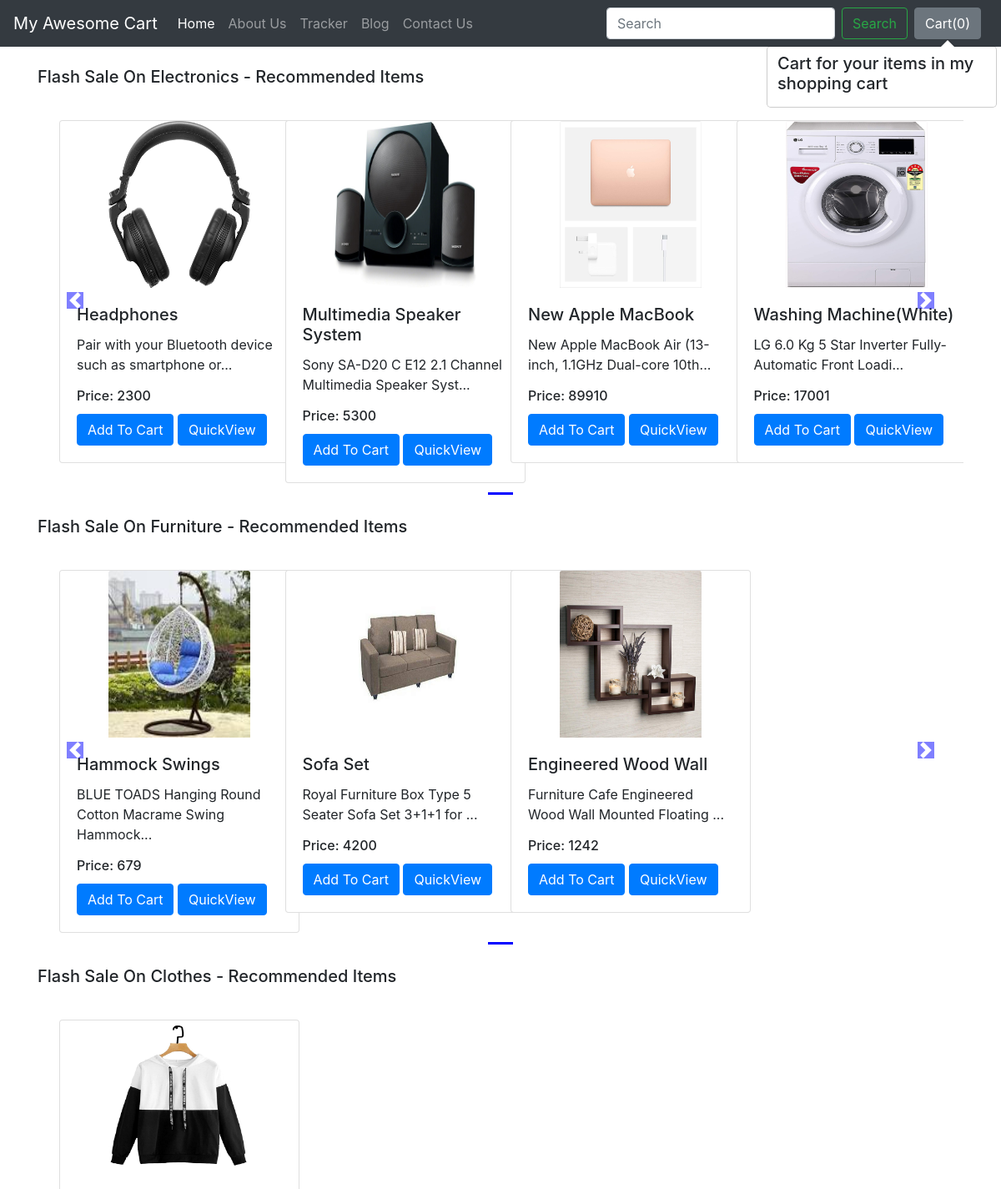
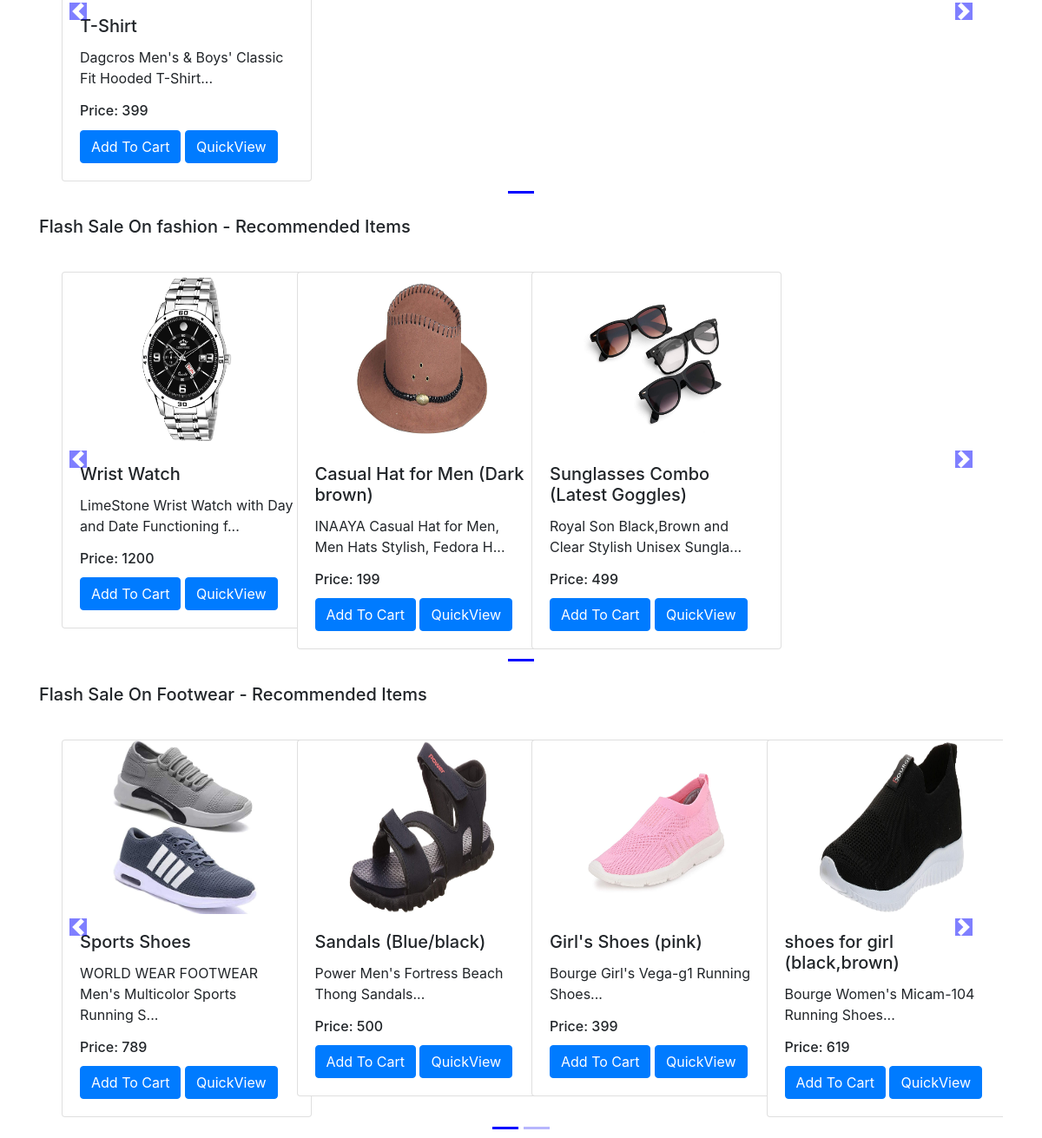
The app's page /shop/ with its own data (2 pictures, top to bottom).
### shop/views.py (the view)
# urls.py: path('', views.index)
def index(request):
    allProds = []
    catprods = Product.objects.values('category', 'id')
    cats = {item['category'] for item in catprods}
    for cat in cats:
        prod = Product.objects.filter(category=cat)
        n = len(prod)
        nSlides = n // 4 + ceil((n / 4) - (n // 4))
        allProds.append([prod, range(1, nSlides), nSlides])
    params = {'allProds':allProds}
    return render(request, 'shop/index.html', params)

### shop/templates/shop/index.html (shortened to what this page needs)
{% extends 'shop/basic.html' %}
{% block body %}
{% load static %}
<div class="container">
    {% for product, range, nSlides in allProds %}
    <h5 class="my-4">Flash Sale On {{product.0.category}} - Recommended Items</h5>
    <div class="row">
        <div id="demo{{forloop.counter}}" class="col carousel slide my-3" data-ride="carousel">
            <ul class="carousel-indicators">
                <li data-target="#demo{{forloop.counter}}" data-slide-to="0" class="active"></li>
                {% for i in range %}
                <li data-target="#demo{{forloop.parentloop.counter}}" data-slide-to="{{i}}"></li>
                {% endfor %}
            </ul>
            <div class="container carousel-inner no-padding">
                <div class="carousel-item active">
                    {% for i in product %}
                    <div class="col-xs-3 col-sm-3 col-md-3">
                        <div class="card align-items-center" style="width: 18rem;">
                            <img src='/media/{{i.image}}' class="card-img-top" alt="...">
                            <div class="card-body">
                                <h5 class="card-title" id="namepr{{i.id}}">{{i.product_name}}</h5>
                                <p class="card-text">{{i.desc|slice:"0:53"}}...</p>
                                <h6 class="card-title" >Price: <span id="pricepr{{i.id}}">{{i.price}}</span></h6>
                                <span id="divpr{{i.id}}" class="divpr">
                                    <button id="pr{{i.id}}" class="btn btn-primary cart">Add To Cart</button>
                                </span>
                                <a href="/shop/products/{{i.id}}"><button id="qv{{i.id}}" class="btn btn-primary cart">QuickView</button></a>
                            </div>
                        </div>
                    </div>
                    {% if forloop.counter|divisibleby:4 and forloop.counter > 0 and not forloop.last %}
                </div>
                <div class="carousel-item">
                    {% endif %}
                    {% endfor %}
                </div>
            </div>
        </div>
        <a class="carousel-control-prev" href="#demo{{forloop.counter}}" data-slide="prev">
            <span class="carousel-control-prev-icon"></span>
        </a>
        <a class="carousel-control-next" href="#demo{{forloop.counter}}" data-slide="next">
            <span class="carousel-control-next-icon"></span>
        </a>
    </div>
    {% endfor %}
</div>
{% endblock %}

### shop/templates/shop/basic.html (shortened to what this page needs)
<!doctype html>
<html lang="en">
  <head>
    <link rel="stylesheet" href="https://stackpath.bootstrapcdn.com/bootstrap/4.2.1/css/bootstrap.min.css">
  </head>
  <body>
    <nav class="navbar navbar-expand-lg navbar-dark bg-dark">
  <a class="navbar-brand" href="/shop">My Awesome Cart</a>
  <div class="collapse navbar-collapse" id="navbarSupportedContent">
    <ul class="navbar-nav mr-auto">
      <li class="nav-item active">
        <a class="nav-link" href="/shop">Home <span class="sr-only">(current)</span></a>
      </li>
      <li class="nav-item">
        <a class="nav-link" href="/shop/about">About Us</a>
      </li>
      <li class="nav-item">
        <a class="nav-link" href="/shop/tracker">Tracker</a>
      </li>
      <li class="nav-item">
        <a class="nav-link" href="/blog">Blog</a>
      </li>
       <li class="nav-item">
        <a class="nav-link" href="/shop/contact">Contact Us</a>
      </li>
    </ul>
    <form method='get' action='/shop/search/' class="form-inline my-2 my-lg-0">
      <input class="form-control mr-sm-2" type="search" placeholder="Search" aria-label="Search" name="search" id="search">
      <button class="btn btn-outline-success my-2 my-sm-0" type="submit">Search</button>
    </form>
    <button type="button" class="btn btn-secondary mx-2" id="popcart" data-container="body" data-toggle="popover" data-placement="bottom" data-html="true" data-content="Vivamus
sagittis lacus vel augue laoreet rutrum faucibus.">
  Cart(<span id="cart">0</span>)
</button>
  </div>
</nav>
  {% block body %} {% endblock %}
  </body>
</html>

### records on screen
Product: category "Electronics", image (picture), product_name "Headphones", desc "Pair with your Bluetooth device such as smartphone or", price "2300"
Product: image (picture), product_name "Multimedia Speaker System", desc "Sony SA-D20 C E12 2.1 Channel Multimedia Speaker Syst", price "5300"
Product: image (picture), product_name "New Apple MacBook", desc "New Apple MacBook Air (13-inch, 1.1GHz Dual-core 10th", price "89910"
Product: image (picture), product_name "Washing Machine(White)", desc "LG 6.0 Kg 5 Star Inverter Fully-Automatic Front Loadi", price "17001"
Product: category "Furniture", image (picture), product_name "Hammock Swings", desc "BLUE TOADS Hanging Round Cotton Macrame Swing Hammock", price "679"
Product: image (picture), product_name "Sofa Set", desc "Royal Furniture Box Type 5 Seater Sofa Set 3+1+1 for", price "4200"
Product: image (picture), product_name "Engineered Wood Wall", desc "Furniture Cafe Engineered Wood Wall Mounted Floating", price "1242"
Product: category "Clothes", image (picture), product_name "T-Shirt", desc "Dagcros Men's & Boys' Classic Fit Hooded T-Shirt", price "399"
Product: category "fashion", image (picture), product_name "Wrist Watch", desc "LimeStone Wrist Watch with Day and Date Functioning f", price "1200"
Product: image (picture), product_name "Casual Hat for Men (Dark brown)", desc "INAAYA Casual Hat for Men, Men Hats Stylish, Fedora H", price "199"
Product: image (picture), product_name "Sunglasses Combo (Latest Goggles)", desc "Royal Son Black,Brown and Clear Stylish Unisex Sungla", price "499"
Product: category "Footwear", image (picture), product_name "Sports Shoes", desc "WORLD WEAR FOOTWEAR Men's Multicolor Sports Running S", price "789"
Product: image (picture), product_name "Sandals (Blue/black)", desc "Power Men's Fortress Beach Thong Sandals", price "500"
Product: image (picture), product_name "Girl's Shoes (pink)", desc "Bourge Girl's Vega-g1 Running Shoes", price "399"
Product: image (picture), product_name "shoes for girl (black,brown)", desc "Bourge Women's Micam-104 Running Shoes", price "619"
